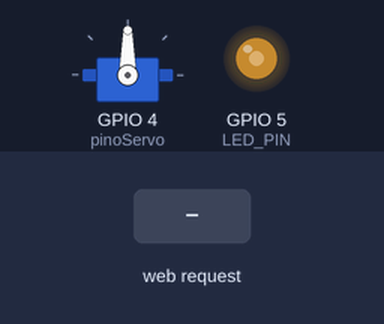
A sketch run on a simulated ESP32. Shown: servo, output pins drawn as LEDs (lit = HIGH). Inputs (shaded band) come from the test bench. Pins used as bus, display or sensor lines are not drawn; what the sketch prints to the serial monitor is not drawn.

Above: at 1.2 s.
1.3 s: HTTP request GET /set received
2.8 s: HTTP request GET /set?angulo=1 received
At 3.9 s:
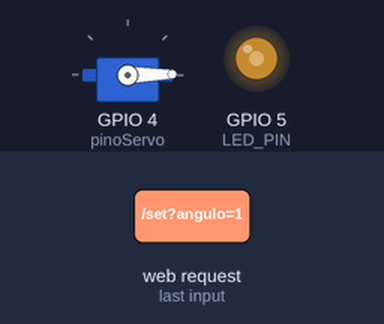
4.3 s: HTTP request GET /set?angulo=120 received
At 5.0 s:
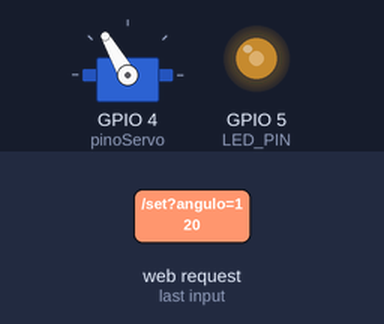
5.8 s: HTTP request GET /set?angulo=1&brilho=1&freq=1 received
At 6.2 s:
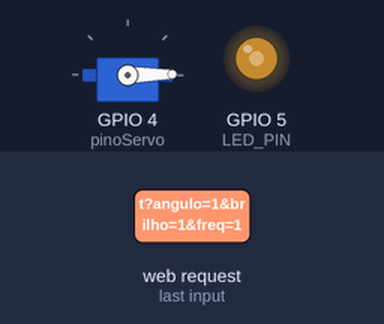
7.3 s: HTTP request GET /set?angulo=120&brilho=120&freq=120 received
At 8.5 s:
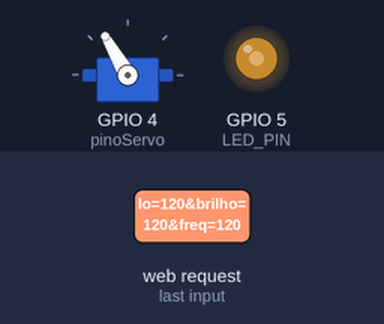
Timing chart, 0 to 9.8 s (numbered marks = the images above; inputs shaded):
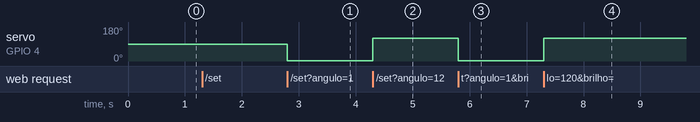

The sketch:

05_servo_led_pwm.ino
```cpp
#include <WiFi.h>
#include <WebServer.h>
#include <ESP32Servo.h>

const int pinoServo = 4;
const int freqServo = 50;

#define LED_PIN 5

const char* ssid = "pspspspspspspspspspspsp";
const char* password = "12345678";

Servo meuServo;
WebServer server(80);

int angulo = 90;

int brilho = 128;
int frequencia = 5000;
const int resolucao = 8;

void moverServo(int novoAngulo) {
  if (novoAngulo < 0) {
    novoAngulo = 0;
  }

  if (novoAngulo > 180) {
    novoAngulo = 180;
  }

  angulo = novoAngulo;

  meuServo.write(angulo);
}

void atualizarPWM() {
  ledcDetach(LED_PIN);
  ledcAttach(LED_PIN, frequencia, resolucao);
  ledcWrite(LED_PIN, brilho);
}

String paginaHTML() {
  String html = "";

  html += "<!DOCTYPE html><html>";
  html += "<head><meta name='viewport' content='width=device-width, initial-scale=1'>";
  html += "<title>Controle PWM LED e Servo</title></head>";
  html += "<body>";

  html += "<h2>Controle de Servo com PWM</h2>";

  html += "<form action='/set' method='GET'>";
  html += "Angulo: <input type='range' name='angulo' min='0' max='180' value='" + String(angulo) + "'><br><br>";

  html += "<h2>Controle de LED com PWM</h2>";

  html += "Brilho: <input type='range' name='brilho' min='0' max='255' value='" + String(brilho) + "'><br><br>";
  html += "Frequencia: <input type='number' name='freq' value='" + String(frequencia) + "'><br><br>";

  html += "<input type='submit' value='Atualizar'>";
  html += "</form>";

  html += "<p>Angulo atual: " + String(angulo) + " graus</p>";
  html += "<p>Brilho atual: " + String(brilho) + "</p>";
  html += "<p>Frequencia atual: " + String(frequencia) + " Hz</p>";

  html += "</body></html>";

  return html;
}

void handleRoot() {
  server.send(200, "text/html", paginaHTML());
}

void handleSet() {
  if (server.hasArg("angulo")) {
    moverServo(server.arg("angulo").toInt());
  }

  if (server.hasArg("brilho")) {
    brilho = server.arg("brilho").toInt();
  }

  if (server.hasArg("freq")) {
    frequencia = server.arg("freq").toInt();
  }

  if (frequencia < 100) {
    frequencia = 100;
  }

  if (frequencia > 20000) {
    frequencia = 20000;
  }

  atualizarPWM();

  server.send(200, "text/html", paginaHTML());
}

void setup() {
  Serial.begin(115200);

  meuServo.setPeriodHertz(freqServo);
  meuServo.attach(pinoServo, 500, 2400);
  meuServo.write(angulo);

  ledcAttach(LED_PIN, frequencia, resolucao);
  ledcWrite(LED_PIN, brilho);

  WiFi.softAP(ssid, password);

  Serial.println("Rede criada:");
  Serial.println(ssid);
  Serial.println("IP do ESP32:");
  Serial.println(WiFi.softAPIP());

  server.on("/", handleRoot);
  server.on("/set", handleSet);

  server.begin();
}

void loop() {
  server.handleClient();
}
```

Measured:
- after the input at 2.8 s, servo on GPIO 4 (pinoServo): 90° → 1° at once
- after the input at 4.3 s, servo on GPIO 4 (pinoServo): 1° → 120° at once
- after the input at 5.8 s, servo on GPIO 4 (pinoServo): 120° → 1° at once
- after the input at 7.3 s, servo on GPIO 4 (pinoServo): 1° → 120° at once
